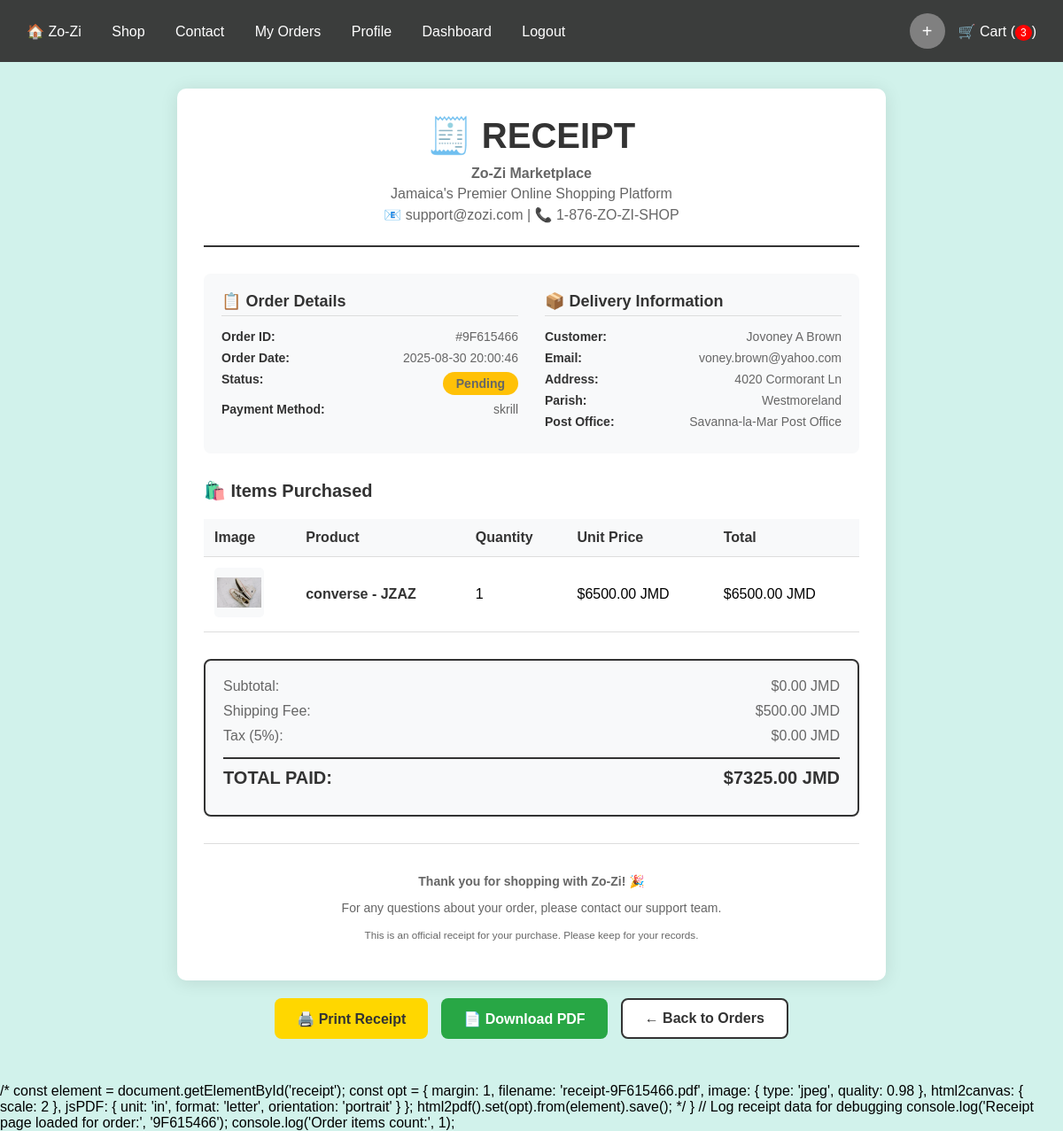
The page /receipt/9F615466 (signed in) on the database its author committed.
### tables this page shows
CREATE TABLE orders (
            order_id TEXT PRIMARY KEY,
            user_email TEXT,
            full_name TEXT,
            phone_number TEXT,
            address TEXT,
            parish TEXT,
            post_office TEXT,
            total REAL,
            discount REAL,
            payment_method TEXT,
            order_date DATETIME,
            status TEXT,
            shipping_option TEXT,
            shipping_fee REAL,
            tax REAL, lynk_reference TEXT, payment_verified BOOLEAN DEFAULT FALSE,
            FOREIGN KEY (user_email) REFERENCES users(email)
        );

CREATE TABLE order_items (
            order_id TEXT,
            product_key TEXT,
            quantity INTEGER,
            price REAL,
            PRIMARY KEY (order_id, product_key),
            FOREIGN KEY (order_id) REFERENCES orders(order_id),
            FOREIGN KEY (product_key) REFERENCES products(product_key)
        );

CREATE TABLE products (
            product_key TEXT PRIMARY KEY,
            name TEXT,
            price REAL,
            description TEXT,
            image_url TEXT,
            image_urls TEXT,
            shipping TEXT,
            brand TEXT,
            category TEXT,
            original_cost REAL,
            roi REAL,
            sizes TEXT,
            seller_email TEXT,
            sold INTEGER DEFAULT 0,
            clicks INTEGER DEFAULT 0,
            likes INTEGER DEFAULT 0,
            posted_date TEXT,
            amount INTEGER,
            FOREIGN KEY (seller_email) REFERENCES users(email)
        );

### app.py (the view, shortened to what this page needs)
@app.route('/receipt/<order_id>', methods=['GET'])
def receipt(order_id):
    if 'user' not in session:
        return redirect(url_for('login'))
    user_email = session['user']['email']
    with get_db() as conn:
        cursor = conn.cursor()
        cursor.execute(
            "SELECT order_id, user_email, full_name, address, parish, post_office, total, discount, payment_method, order_date, status "
            "FROM orders WHERE order_id = ? AND user_email = ?",
            (order_id, user_email)
        )
        order_data = cursor.fetchone()
        cursor.execute(
            "SELECT oi.product_key, oi.quantity, oi.price, p.name, p.image_url "
            "FROM order_items oi JOIN products p ON oi.product_key = p.product_key WHERE oi.order_id = ?",
            (order_id,)
        )
        items = [{
            'product_key': item['product_key'],
            'product_name': item['name'],
            'quantity': item['quantity'],
            'price': item['price'],
            'image_url': item['image_url']
        } for item in cursor.fetchall()]
        order = {
            'order_id': order_data['order_id'],
            'user_email': order_data['user_email'],
            'full_name': order_data['full_name'],
            'address': order_data['address'],
            'parish': order_data['parish'],
            'post_office': order_data['post_office'],
            'total': order_data['total'],
            'discount': order_data['discount'],
            'payment_method': order_data['payment_method'],
            'order_date': order_data['order_date'],
            'status': order_data['status'],
            'items': items
        }
    cart_data = get_cart_items()
    return render_template(
        'receipt.html',
        user=session.get('user'),
        order=order,
        cart_items=cart_data['items'],
        cart_total=cart_data['total'],
        discount=cart_data['discount'],
        cart_item_count=cart_data['cart_item_count']
    )

### templates/receipt.html (shortened to what this page needs)
<!DOCTYPE html>
<html lang="en">
<head>
</head>
<body>
    <nav class="navbar">
        <div>
            <a href="{{ url_for('index') }}">🏠 Zo-Zi</a>
            <a href="{{ url_for('index') }}">Shop</a>
            <a href="{{ url_for('contact') }}">Contact</a>
            {% if user %}
                <a href="{{ url_for('orders') }}">My Orders</a>
                <a href="{{ url_for('profile') }}">Profile</a>
                {% if user.is_seller %}
                    <a href="{{ url_for('seller_dashboard') }}">Dashboard</a>
                {% endif %}
                <a href="{{ url_for('logout') }}">Logout</a>
            {% else %}
                <a href="{{ url_for('login') }}">Login</a>
                <a href="{{ url_for('signup') }}">Signup</a>
            {% endif %}
        </div>
        <div style="display: flex; align-items: center;">
            <div class="profile" onclick="window.location.href='{{ url_for('profile' if user else 'login') }}'">
                {% if user and user.profile_picture %}
                    <img src="{{ url_for('static', filename=user.profile_picture) }}" alt="Profile">
                {% else %}
                    <span style="font-size: 20px; color: white; line-height: 40px; background: gray; display: block; border-radius: 50%; text-align: center;">+</span>
                {% endif %}
            </div>
            <a href="{{ url_for('cart') }}" style="margin-left: 15px;">
                🛒 Cart (<span class="cart-total">{{ cart_item_count }}</span>)
            </a>
        </div>
    </nav>
    <div class="container">
        {% if error %}
            <div class="error-state">
                <h2>❌ Receipt Not Found</h2>
                <p>{{ error }}</p>
                <a href="{{ url_for('orders') }}" class="btn btn-primary">Back to Orders</a>
            </div>
        {% elif order %}
            <div class="receipt-container" id="receipt">
                <div class="receipt-header">
                    <h1>🧾 RECEIPT</h1>
                    <p><strong>Zo-Zi Marketplace</strong></p>
                    <p>Jamaica's Premier Online Shopping Platform</p>
                    <p>📧 support@zozi.com | 📞 1-876-ZO-ZI-SHOP</p>
                </div>
                <div class="order-info">
                    <div class="info-section">
                        <h3>📋 Order Details</h3>
                        <div class="info-item">
                            <strong>Order ID:</strong>
                            <span>#{{ order.get('order_id', 'N/A') }}</span>
                        </div>
                        <div class="info-item">
                            <strong>Order Date:</strong>
                            <span>{{ order.get('order_date', 'N/A') }}</span>
                        </div>
                        <div class="info-item">
                            <strong>Status:</strong>
                            <span class="status-badge status-{{ order.get('status', 'pending') }}">
                                {{ (order.get('status', 'pending')).title() }}
                            </span>
                        </div>
                        <div class="info-item">
                            <strong>Payment Method:</strong>
                            <span>{{ order.get('payment_method', 'N/A') }}</span>
                        </div>
                    </div>
                    <div class="info-section">
                        <h3>📦 Delivery Information</h3>
                        <div class="info-item">
                            <strong>Customer:</strong>
                            <span>{{ order.get('full_name', 'N/A') }}</span>
                        </div>
                        <div class="info-item">
                            <strong>Email:</strong>
                            <span>{{ order.get('user_email', 'N/A') }}</span>
                        </div>
                        <div class="info-item">
                            <strong>Address:</strong>
                            <span>{{ order.get('address', 'N/A') }}</span>
                        </div>
                        <div class="info-item">
                            <strong>Parish:</strong>
                            <span>{{ order.get('parish', 'N/A') }}</span>
                        </div>
                        <div class="info-item">
                            <strong>Post Office:</strong>
                            <span>{{ order.get('post_office', 'N/A') }}</span>
                        </div>
                    </div>
                </div>
                <div class="items-section">
                    <h3>🛍️ Items Purchased</h3>
                    {% if order.get('items') %}
                        <table class="items-table">
                            <thead>
                                <tr>
                                    <th>Image</th>
                                    <th>Product</th>
                                    <th>Quantity</th>
                                    <th>Unit Price</th>
                                    <th>Total</th>
                                </tr>
                            </thead>
                            <tbody>
                                {% for item in order.get('items', []) %}
                                <tr>
                                    <td>
                                        <img src="{{ url_for('static', filename=item.get('image_url', 'placeholder.jpg')) }}"
                                             alt="{{ item.get('product_name', 'Product') }}"
                                             class="item-image"
                                             onerror="this.src='{{ url_for('static', filename='placeholder.jpg') }}';">
                                    </td>
                                    <td>
                                        <div class="item-name">{{ item.get('product_name') or item.get('product_key', 'Unknown Product') }}</div>
                                    </td>
                                    <td>{{ item.get('quantity', 0) }}</td>
                                    <td>${{ '{:.2f}'.format(item.get('price', 0)) }} JMD</td>
                                    <td>${{ '{:.2f}'.format((item.get('price', 0) * item.get('quantity', 0))) }} JMD</td>
                                </tr>
                                {% endfor %}
                            </tbody>
                        </table>
                    {% else %}
                        <p style="text-align: center; color: #666; padding: 20px;">No items found for this order.</p>
                    {% endif %}
                </div>
                <div class="totals-section">
                    {% set items_list = order.get('items', []) %}
                    {% set subtotal = 0 %}
                    {% for item in items_list %}
                        {% set subtotal = subtotal + (item.get('price', 0) * item.get('quantity', 0)) %}
                    {% endfor %}
                    {% set shipping_fee = 500 %}
                    {% set tax = subtotal * 0.05 %}
                    <div class="total-row subtotal">
                        <span>Subtotal:</span>
                        <span>${{ '{:.2f}'.format(subtotal) }} JMD</span>
                    </div>
                    <div class="total-row shipping">
                        <span>Shipping Fee:</span>
                        <span>${{ '{:.2f}'.format(shipping_fee) }} JMD</span>
                    </div>
                    <div class="total-row tax">
                        <span>Tax (5%):</span>
                        <span>${{ '{:.2f}'.format(tax) }} JMD</span>
                    </div>
                    <div class="total-row final">
                        <span>TOTAL PAID:</span>
                        <span>${{ '{:.2f}'.format(order.get('total', 0)) }} JMD</span>
                    </div>
                </div>
                <div class="receipt-footer">
                    <p><strong>Thank you for shopping with Zo-Zi! 🎉</strong></p>
                    <p>For any questions about your order, please contact our support team.</p>
                    <p><small>This is an official receipt for your purchase. Please keep for your records.</small></p>
                </div>
            </div>
            <div class="action-buttons">
                <button onclick="window.print()" class="btn btn-primary">
                    🖨️ Print Receipt
                </button>
                <button onclick="downloadReceipt()" class="btn btn-secondary">
                    📄 Download PDF
                </button>
                <a href="{{ url_for('orders') }}" class="btn btn-outline">
                    ← Back to Orders
                </a>
            </div>
        {% endif %}
    </div>
            /*
            const element = document.getElementById('receipt');
            const opt = {
                margin: 1,
                filename: 'receipt-{{ order.get("order_id", "unknown") if order else "unknown" }}.pdf',
                image: { type: 'jpeg', quality: 0.98 },
                html2canvas: { scale: 2 },
                jsPDF: { unit: 'in', format: 'letter', orientation: 'portrait' }
            };
            html2pdf().set(opt).from(element).save();
            */
        }
        // Log receipt data for debugging
        console.log('Receipt page loaded for order:', '{{ order.get("order_id", "No order") if order else "No order" }}');
        {% if order and order.get('items') %}
        console.log('Order items count:', {{ order.get('items', [])|length }});
        {% endif %}
</body>
</html>

### rows shown on the page
orders: get "9F615466", get "2025-08-30 20:00:46", status "Pending", get "skrill", get "Jovoney A Brown", get "voney.brown@yahoo.com", get "4020 Cormorant Ln", get "Westmoreland", get "Savanna-la-Mar Post Office", total "7325.00", order_id "9F615466"
order_items: image_url (picture), get "converse - JZAZ", get "1", price "6500.00"

### other values the page prints
{{ cart_item_count }} "3"
{{ '{:.2f}'.format(subtotal) }} "0.00"
{{ '{:.2f}'.format(shipping_fee) }} "500.00"
{{ '{:.2f}'.format(tax) }} "0.00"
{{ order.get('items', [])|length }} "1"
